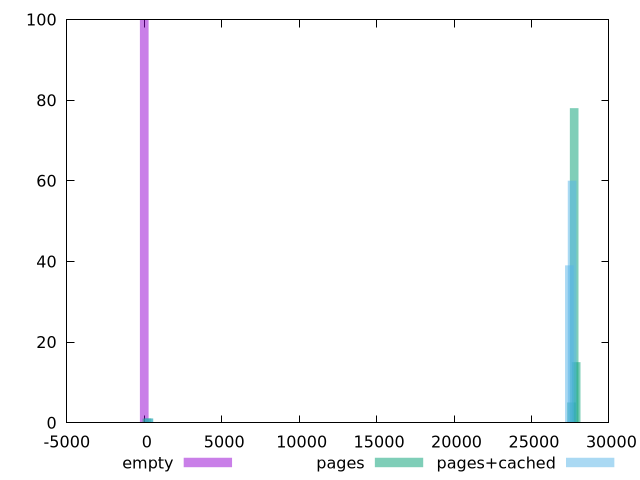

gnuplot code for this plot:
$_empty <<EOF
0 100
EOF
$_pages <<EOF
170.30450398632945 1
27759.6341497717 78
27887.36252776145 15
27589.329645785372 5
298.0328819760765 1
EOF
$_pagesCached <<EOF
288.9662188746483 1
27625.170524416375 60
27451.790793091586 39
EOF
set key outside below
set terminal pngcairo
set output "report_00006_2020-11-02T20-21-41.718Z/uses-webp-images/uses-webp-images_empty_pages_pages+cached+hist.png"
set boxwidth 557.747250555229
set style fill transparent solid 0.5 noborder
set yrange [0:100]
plot $_empty title "empty" with boxes ,$_pages title "pages" with boxes ,$_pagesCached title "pages+cached" with boxes ,
